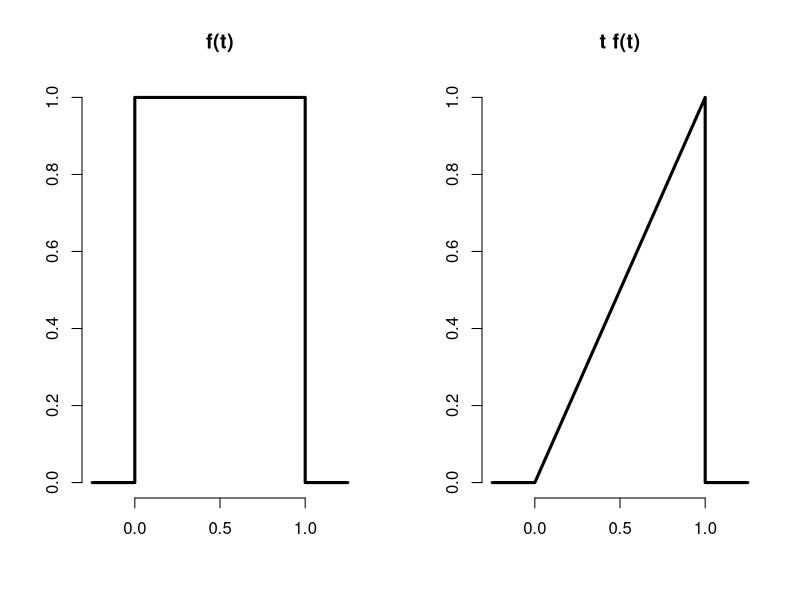
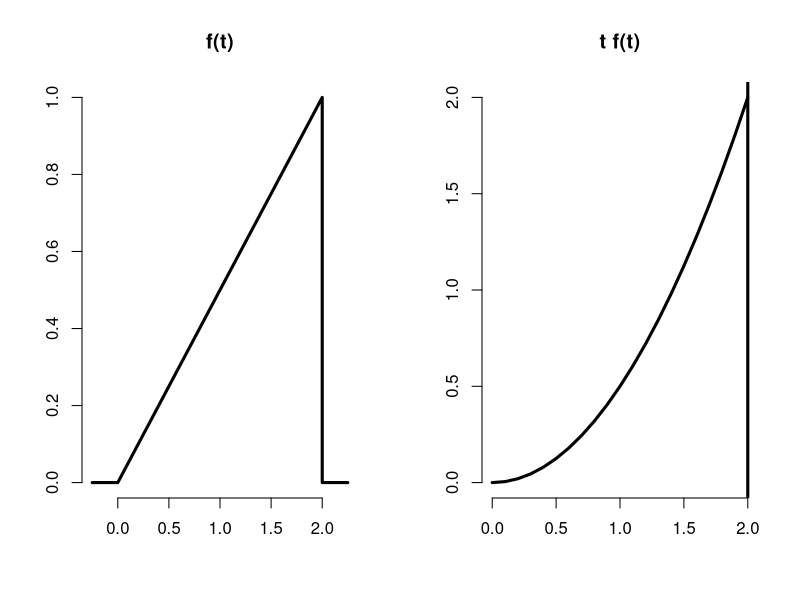
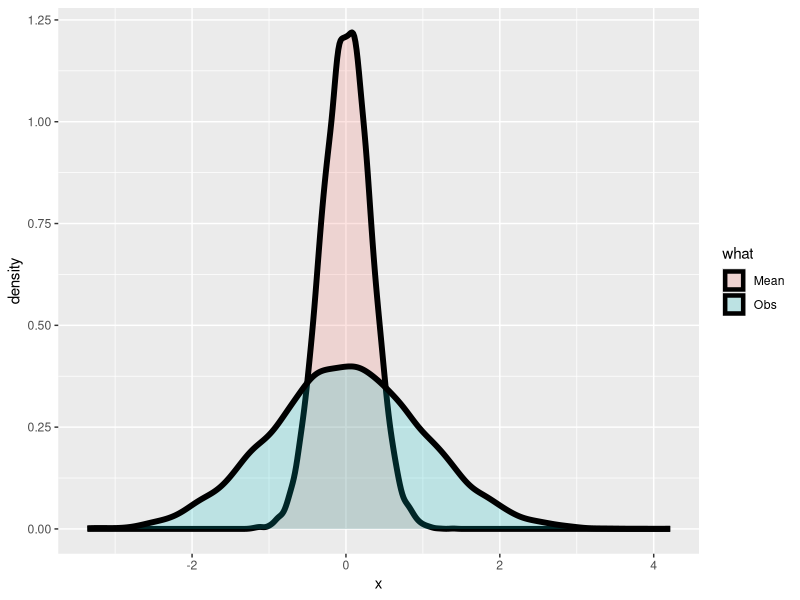
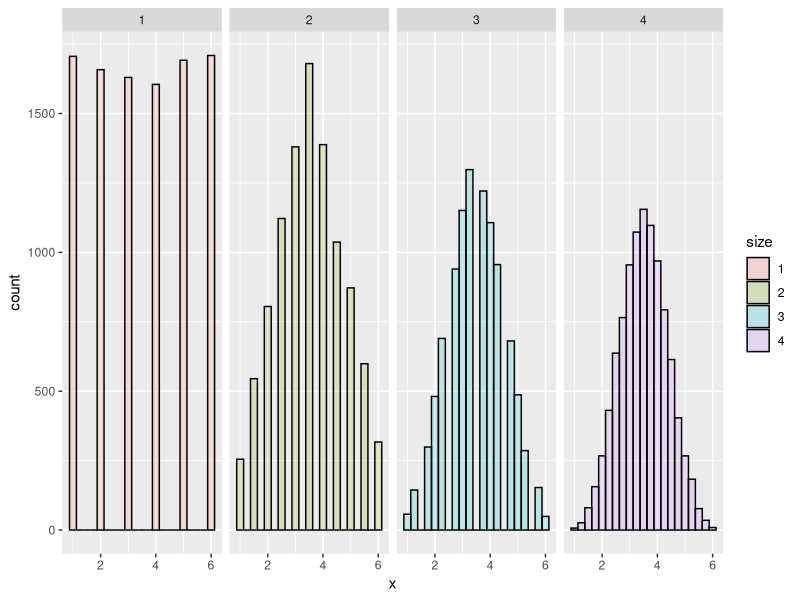

Recreate these plots in R, in order.
## ---- chunk 1
dice_fair <- c(1/6,1/6,1/6,1/6,1/6,1/6)
dice_high <- c(1/21,2/21,3/21,4/21,5/21,6/21)
dice_low <- c(6/21,5/21,4/21,3/21,2/21,1/21)
expect_dice <- function(pmf){ mu <- 0; for (i in 1:6) mu <- mu + i*pmf[i]; mu}
dice_sqr <- c(1,4,9,16,25,36)
edh <- expect_dice(dice_high)
edl <- expect_dice(dice_low)
spop <- c(1,4,7,10,13)
sam0 <- c(1,4)
sam1 <- c(1,7)
sam2 <- c(1,10)
sam3 <- c(1,13)
sam4 <- c(4,7)
sam5 <- c(4,10)
sam6 <- c(4,13)
sam7 <- c(7,10)
sam8 <- c(7,13)
sam9 <- c(10,13)
allsam <- matrix(c(sam0,sam1,sam2,sam3,sam4,sam5,sam6,sam7,sam8,sam9),nrow=10,ncol=2,byrow=TRUE)
smeans <- apply(allsam,1,mean)
myfunc <- function(x){x^2/2}
## ---- chunk 2
sum(c(1:6) * dice_fair)
## ---- chunk 3
expect_dice
## ---- chunk 4
dice_high
## ---- chunk 5
expect_dice(dice_high)
## ---- chunk 6
expect_dice(dice_low)
## ---- chunk 7
.5 * (edh + edl)
## ---- chunk 8
par(mfrow = c(1, 2))
plot(c(-0.25, 0, 0, 1, 1, 1.25), c(0, 0, 1, 1, 0, 0), type = "l", lwd = 3, frame = FALSE, xlab="", ylab = ""); title('f(t)')
plot(c(-0.25, 0, 1, 1, 1.25), c(0, 0, 1, 0, 0), type = "l", lwd = 3, frame = FALSE, xlab="", ylab = ""); title('t f(t)')
## ---- chunk 9
par(mfrow = c(1, 2))
plot(c(-0.25, 0, 2, 2, 2.25), c(0, 0, 1, 0, 0), type = "l", lwd = 3, frame = FALSE, xlab="", ylab = ""); title('f(t)')
my_x <- seq(0,2,by=.1)
my_y <- my_x^2/2
plot(my_y ~ my_x, type = "l", lwd = 3, frame = FALSE, xlab="", ylab = ""); title('t f(t)')
abline(v=2.0, lwd=3)
## ---- chunk 10
integrate(myfunc, 0, 2)
## ---- chunk 11
spop
## ---- chunk 12
mean(spop)
## ---- chunk 13
allsam
## ---- chunk 14
apply(allsam, 1, FUN = mean)
## ---- chunk 15
mean(smeans)
## ---- chunk 16
library(ggplot2)
nosim <- 10000; n <- 10
dat <- data.frame(
  x = c(rnorm(nosim), apply(matrix(rnorm(nosim * n), nosim), 1, mean)),
  what = factor(rep(c("Obs", "Mean"), c(nosim, nosim))) 
)
np <- ggplot(dat, aes(x = x, fill = what)) + geom_density(size = 2, alpha = .2); 
print(np)
## ---- chunk 17
dat <- data.frame(
  x = c(sample(1 : 6, nosim, replace = TRUE),
        apply(matrix(sample(1 : 6, nosim * 2, replace = TRUE), 
                     nosim), 1, mean),
        apply(matrix(sample(1 : 6, nosim * 3, replace = TRUE), 
                     nosim), 1, mean),
        apply(matrix(sample(1 : 6, nosim * 4, replace = TRUE), 
                     nosim), 1, mean)
  ),
  size = factor(rep(1 : 4, rep(nosim, 4))))
g <- ggplot(dat, aes(x = x, fill = size)) + geom_histogram(alpha = .20, binwidth=.25, colour = "black") 
g <- g + facet_grid(. ~ size)
print(g)
